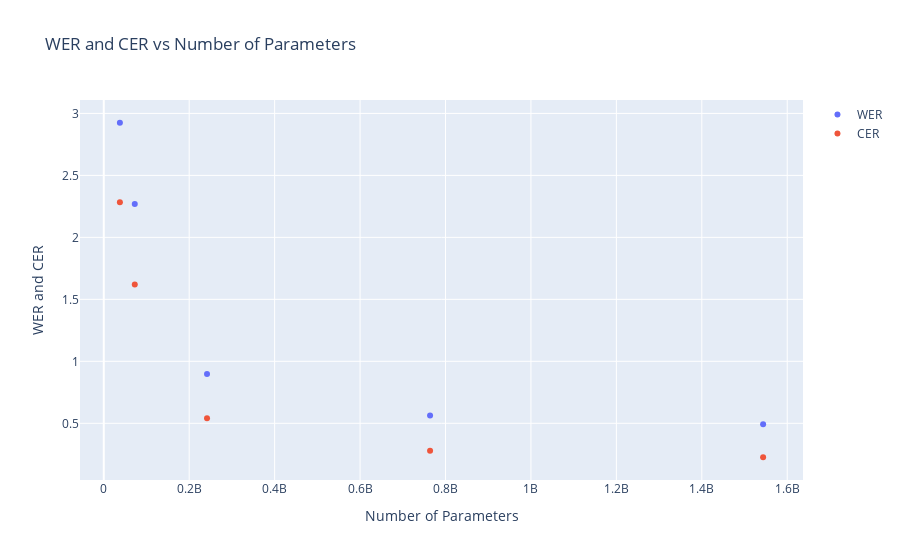

Notebook cell for this chart:
### Code cell
# plot wer and cer scores vs number of parameters
fig = go.Figure()

fig.add_trace(go.Line(x=[model.num_parameters(), model_large_v3.num_parameters(), model_medium.num_parameters(), model_base.num_parameters(), model_small.num_parameters()], y=[wer, wer_whisper_large_v3, wer_whisper_medium, wer_whisper_base, wer_whisper_small], mode='markers', name='WER'))
fig.add_trace(go.Line(x=[model.num_parameters(), model_large_v3.num_parameters(), model_medium.num_parameters(), model_base.num_parameters(), model_small.num_parameters()], y=[cer_whisper_tiny, cer_whisper_large_v3, cer_whisper_medium, cer_whisper_base, cer_whisper_small], mode='markers', name='CER'))

fig.update_layout(title='WER and CER vs Number of Parameters', xaxis_title='Number of Parameters', yaxis_title='WER and CER')

fig.show()

### Figure 1 — Plotly figure (JSON) as saved in the notebook; plotly's stock layout.template omitted (floating-point values rounded to 4 significant figures)
{"data": [{"mode": "markers", "name": "WER", "type": "scatter", "x": [37760256, 1543490560, 763857920, 72593920, 241734144], "y": [2.925, 0.4918, 0.5638, 2.27, 0.898]}, {"mode": "markers", "name": "CER", "type": "scatter", "x": [37760256, 1543490560, 763857920, 72593920, 241734144], "y": [2.284, 0.2261, 0.2781, 1.619, 0.5408]}], "layout": {"title": {"text": "WER and CER vs Number of Parameters"}, "xaxis": {"title": {"text": "Number of Parameters"}}, "yaxis": {"title": {"text": "WER and CER"}}}}
